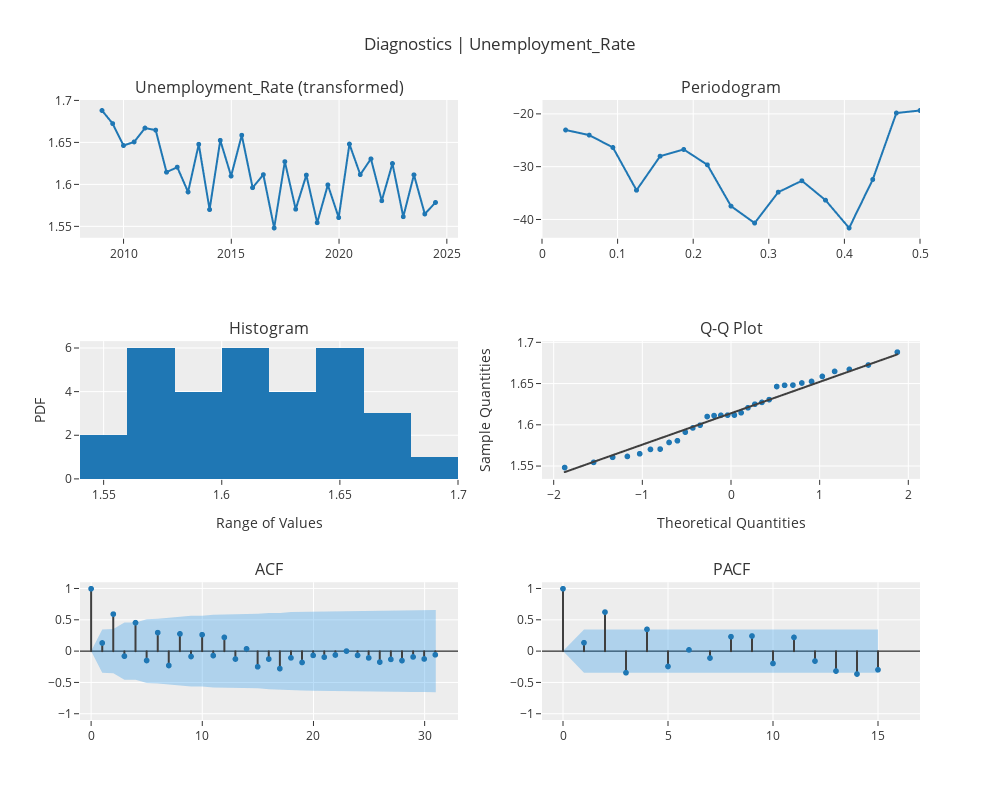

The notebook cell saved with this chart:
### Markdown cell above
diagnostics plot

### Code cell
exp.plot_model(plot="diagnostics", fig_kwargs={"height": 800, "width": 1000})

### Figure 1 — Plotly figure (JSON) as saved in the notebook; plotly's stock layout.template omitted (floating-point values rounded to 4 significant figures)
{"data": [{"line": {"color": "rgb(31, 119, 180)", "width": 2}, "marker": {"color": "rgb(31, 119, 180)", "size": 5}, "mode": "lines+markers", "name": "Unemployment_Rate (transformed)", "showlegend": false, "type": "scattergl", "x": ["2009-01-01T00:00:00", "2009-07-01T00:00:00", "2010-01-01T00:00:00", "2010-07-01T00:00:00", "2011-01-01T00:00:00", "2011-07-01T00:00:00", "2012-01-01T00:00:00", "2012-07-01T00:00:00", "2013-01-01T00:00:00", "2013-07-01T00:00:00", "2014-01-01T00:00:00", "2014-07-01T00:00:00", "2015-01-01T00:00:00", "2015-07-01T00:00:00", "2016-01-01T00:00:00", "2016-07-01T00:00:00", "2017-01-01T00:00:00", "2017-07-01T00:00:00", "2018-01-01T00:00:00", "2018-07-01T00:00:00", "2019-01-01T00:00:00", "2019-07-01T00:00:00", "2020-01-01T00:00:00", "2020-07-01T00:00:00", "2021-01-01T00:00:00", "2021-07-01T00:00:00", "2022-01-01T00:00:00", "2022-07-01T00:00:00", "2023-01-01T00:00:00", "2023-07-01T00:00:00", "2024-01-01T00:00:00", "2024-07-01T00:00:00"], "xaxis": "x", "y": [1.689, 1.673, 1.647, 1.651, 1.668, 1.665, 1.615, 1.621, 1.591, 1.648, 1.57, 1.653, 1.61, 1.659, 1.596, 1.612, 1.548, 1.628, 1.571, 1.611, 1.555, 1.6, 1.561, 1.649, 1.612, 1.631, 1.581, 1.625, 1.562, 1.612, 1.565, 1.579], "yaxis": "y"}, {"hoverinfo": "text", "hovertext": ["Freq: 0.0312<br>Ampl: -22.9693<br>Time period: 32.0", "Freq: 0.0625<br>Ampl: -23.9416<br>Time period: 16.0", "Freq: 0.0938<br>Ampl: -26.2856<br>Time period: 10.6667", "Freq: 0.125<br>Ampl: -34.4043<br>Time period: 8.0", "Freq: 0.1562<br>Ampl: -27.9433<br>Time period: 6.4", "Freq: 0.1875<br>Ampl: -26.6634<br>Time period: 5.3333", "Freq: 0.2188<br>Ampl: -29.5849<br>Time period: 4.5714", "Freq: 0.25<br>Ampl: -37.4174<br>Time period: 4.0", "Freq: 0.2812<br>Ampl: -40.6339<br>Time period: 3.5556", "Freq: 0.3125<br>Ampl: -34.7702<br>Time period: 3.2", "Freq: 0.3438<br>Ampl: -32.6057<br>Time period: 2.9091", "Freq: 0.375<br>Ampl: -36.2901<br>Time period: 2.6667", "Freq: 0.4062<br>Ampl: -41.5713<br>Time period: 2.4615", "Freq: 0.4375<br>Ampl: -32.3677<br>Time period: 2.2857", "Freq: 0.4688<br>Ampl: -19.7492<br>Time period: 2.1333", "Freq: 0.5<br>Ampl: -19.2687<br>Time period: 2.0"], "line": {"color": "#1f77b4", "width": 2}, "marker": {"size": 5}, "mode": "lines+markers", "name": "Unemployment_Rate (transformed)", "showlegend": false, "type": "scattergl", "x": [0.03125, 0.0625, 0.09375, 0.125, 0.1562, 0.1875, 0.2188, 0.25, 0.2812, 0.3125, 0.3438, 0.375, 0.4062, 0.4375, 0.4688, 0.5], "xaxis": "x2", "y": [-22.97, -23.94, -26.29, -34.4, -27.94, -26.66, -29.58, -37.42, -40.63, -34.77, -32.61, -36.29, -41.57, -32.37, -19.75, -19.27], "yaxis": "y2"}, {"alignmentgroup": "True", "bingroup": "x", "hovertemplate": "variable=Unemployment_Rate (transformed)<br>value=%{x}<br>count=%{y}<extra></extra>", "legendgroup": "Unemployment_Rate (transformed)", "marker": {"color": "#1f77b4", "pattern": {"shape": ""}}, "name": "Unemployment_Rate (transformed)", "offsetgroup": "Unemployment_Rate (transformed)", "orientation": "v", "showlegend": false, "type": "histogram", "x": [1.689, 1.673, 1.647, 1.651, 1.668, 1.665, 1.615, 1.621, 1.591, 1.648, 1.57, 1.653, 1.61, 1.659, 1.596, 1.612, 1.548, 1.628, 1.571, 1.611, 1.555, 1.6, 1.561, 1.649, 1.612, 1.631, 1.581, 1.625, 1.562, 1.612, 1.565, 1.579], "xaxis": "x3", "yaxis": "y3"}, {"marker": {"color": "#1f77b4"}, "mode": "markers", "name": "Unemployment_Rate (transformed)", "showlegend": false, "type": "scattergl", "x": [-1.876, -1.55, -1.335, -1.169, -1.03, -0.9085, -0.7991, -0.6985, -0.6046, -0.5157, -0.4307, -0.3488, -0.2691, -0.1911, -0.1142, -0.03799, 0.03799, 0.1142, 0.1911, 0.2691, 0.3488, 0.4307, 0.5157, 0.6046, 0.6985, 0.7991, 0.9085, 1.03, 1.169, 1.335, 1.55, 1.876], "xaxis": "x4", "y": [1.548, 1.555, 1.561, 1.562, 1.565, 1.57, 1.571, 1.579, 1.581, 1.591, 1.596, 1.6, 1.61, 1.611, 1.612, 1.612, 1.612, 1.615, 1.621, 1.625, 1.628, 1.631, 1.647, 1.648, 1.649, 1.651, 1.653, 1.659, 1.665, 1.668, 1.673, 1.689], "yaxis": "y4"}, {"line": {"color": "#3f3f3f"}, "mode": "lines", "name": "Unemployment_Rate (transformed)", "showlegend": false, "type": "scattergl", "x": [-1.876, -1.55, -1.335, -1.169, -1.03, -0.9085, -0.7991, -0.6985, -0.6046, -0.5157, -0.4307, -0.3488, -0.2691, -0.1911, -0.1142, -0.03799, 0.03799, 0.1142, 0.1911, 0.2691, 0.3488, 0.4307, 0.5157, 0.6046, 0.6985, 0.7991, 0.9085, 1.03, 1.169, 1.335, 1.55, 1.876], "xaxis": "x4", "y": [1.543, 1.555, 1.563, 1.57, 1.575, 1.58, 1.584, 1.588, 1.591, 1.595, 1.598, 1.601, 1.604, 1.607, 1.61, 1.613, 1.616, 1.619, 1.622, 1.625, 1.628, 1.631, 1.634, 1.637, 1.641, 1.645, 1.649, 1.654, 1.659, 1.665, 1.673, 1.686], "yaxis": "y4"}, {"line": {"color": "#3f3f3f"}, "mode": "lines", "name": "ACF", "showlegend": false, "type": "scattergl", "x": [0, 0], "xaxis": "x5", "y": [0, 1], "yaxis": "y5"}, {"line": {"color": "#3f3f3f"}, "mode": "lines", "name": "ACF", "showlegend": false, "type": "scattergl", "x": [1, 1], "xaxis": "x5", "y": [0, 0.1323], "yaxis": "y5"}, {"line": {"color": "#3f3f3f"}, "mode": "lines", "name": "ACF", "showlegend": false, "type": "scattergl", "x": [2, 2], "xaxis": "x5", "y": [0, 0.5938], "yaxis": "y5"}, {"line": {"color": "#3f3f3f"}, "mode": "lines", "name": "ACF", "showlegend": false, "type": "scattergl", "x": [3, 3], "xaxis": "x5", "y": [0, -0.07866], "yaxis": "y5"}, {"line": {"color": "#3f3f3f"}, "mode": "lines", "name": "ACF", "showlegend": false, "type": "scattergl", "x": [4, 4], "xaxis": "x5", "y": [0, 0.4571], "yaxis": "y5"}, {"line": {"color": "#3f3f3f"}, "mode": "lines", "name": "ACF", "showlegend": false, "type": "scattergl", "x": [5, 5], "xaxis": "x5", "y": [0, -0.1481], "yaxis": "y5"}, {"line": {"color": "#3f3f3f"}, "mode": "lines", "name": "ACF", "showlegend": false, "type": "scattergl", "x": [6, 6], "xaxis": "x5", "y": [0, 0.298], "yaxis": "y5"}, {"line": {"color": "#3f3f3f"}, "mode": "lines", "name": "ACF", "showlegend": false, "type": "scattergl", "x": [7, 7], "xaxis": "x5", "y": [0, -0.2282], "yaxis": "y5"}, {"line": {"color": "#3f3f3f"}, "mode": "lines", "name": "ACF", "showlegend": false, "type": "scattergl", "x": [8, 8], "xaxis": "x5", "y": [0, 0.278], "yaxis": "y5"}, {"line": {"color": "#3f3f3f"}, "mode": "lines", "name": "ACF", "showlegend": false, "type": "scattergl", "x": [9, 9], "xaxis": "x5", "y": [0, -0.08416], "yaxis": "y5"}, {"line": {"color": "#3f3f3f"}, "mode": "lines", "name": "ACF", "showlegend": false, "type": "scattergl", "x": [10, 10], "xaxis": "x5", "y": [0, 0.2647], "yaxis": "y5"}, {"line": {"color": "#3f3f3f"}, "mode": "lines", "name": "ACF", "showlegend": false, "type": "scattergl", "x": [11, 11], "xaxis": "x5", "y": [0, -0.06929], "yaxis": "y5"}, {"line": {"color": "#3f3f3f"}, "mode": "lines", "name": "ACF", "showlegend": false, "type": "scattergl", "x": [12, 12], "xaxis": "x5", "y": [0, 0.222], "yaxis": "y5"}, {"line": {"color": "#3f3f3f"}, "mode": "lines", "name": "ACF", "showlegend": false, "type": "scattergl", "x": [13, 13], "xaxis": "x5", "y": [0, -0.1244], "yaxis": "y5"}, {"line": {"color": "#3f3f3f"}, "mode": "lines", "name": "ACF", "showlegend": false, "type": "scattergl", "x": [14, 14], "xaxis": "x5", "y": [0, 0.03784], "yaxis": "y5"}, {"line": {"color": "#3f3f3f"}, "mode": "lines", "name": "ACF", "showlegend": false, "type": "scattergl", "x": [15, 15], "xaxis": "x5", "y": [0, -0.2481], "yaxis": "y5"}, {"line": {"color": "#3f3f3f"}, "mode": "lines", "name": "ACF", "showlegend": false, "type": "scattergl", "x": [16, 16], "xaxis": "x5", "y": [0, -0.1249], "yaxis": "y5"}, {"line": {"color": "#3f3f3f"}, "mode": "lines", "name": "ACF", "showlegend": false, "type": "scattergl", "x": [17, 17], "xaxis": "x5", "y": [0, -0.2782], "yaxis": "y5"}, {"line": {"color": "#3f3f3f"}, "mode": "lines", "name": "ACF", "showlegend": false, "type": "scattergl", "x": [18, 18], "xaxis": "x5", "y": [0, -0.1059], "yaxis": "y5"}, {"line": {"color": "#3f3f3f"}, "mode": "lines", "name": "ACF", "showlegend": false, "type": "scattergl", "x": [19, 19], "xaxis": "x5", "y": [0, -0.1793], "yaxis": "y5"}, {"line": {"color": "#3f3f3f"}, "mode": "lines", "name": "ACF", "showlegend": false, "type": "scattergl", "x": [20, 20], "xaxis": "x5", "y": [0, -0.06621], "yaxis": "y5"}, {"line": {"color": "#3f3f3f"}, "mode": "lines", "name": "ACF", "showlegend": false, "type": "scattergl", "x": [21, 21], "xaxis": "x5", "y": [0, -0.09467], "yaxis": "y5"}, {"line": {"color": "#3f3f3f"}, "mode": "lines", "name": "ACF", "showlegend": false, "type": "scattergl", "x": [22, 22], "xaxis": "x5", "y": [0, -0.05981], "yaxis": "y5"}, {"line": {"color": "#3f3f3f"}, "mode": "lines", "name": "ACF", "showlegend": false, "type": "scattergl", "x": [23, 23], "xaxis": "x5", "y": [0, 0.002713], "yaxis": "y5"}, {"line": {"color": "#3f3f3f"}, "mode": "lines", "name": "ACF", "showlegend": false, "type": "scattergl", "x": [24, 24], "xaxis": "x5", "y": [0, -0.06596], "yaxis": "y5"}, {"line": {"color": "#3f3f3f"}, "mode": "lines", "name": "ACF", "showlegend": false, "type": "scattergl", "x": [25, 25], "xaxis": "x5", "y": [0, -0.1067], "yaxis": "y5"}, {"line": {"color": "#3f3f3f"}, "mode": "lines", "name": "ACF", "showlegend": false, "type": "scattergl", "x": [26, 26], "xaxis": "x5", "y": [0, -0.1735], "yaxis": "y5"}, {"line": {"color": "#3f3f3f"}, "mode": "lines", "name": "ACF", "showlegend": false, "type": "scattergl", "x": [27, 27], "xaxis": "x5", "y": [0, -0.1301], "yaxis": "y5"}, {"line": {"color": "#3f3f3f"}, "mode": "lines", "name": "ACF", "showlegend": false, "type": "scattergl", "x": [28, 28], "xaxis": "x5", "y": [0, -0.1495], "yaxis": "y5"}, {"line": {"color": "#3f3f3f"}, "mode": "lines", "name": "ACF", "showlegend": false, "type": "scattergl", "x": [29, 29], "xaxis": "x5", "y": [0, -0.09088], "yaxis": "y5"}, {"line": {"color": "#3f3f3f"}, "mode": "lines", "name": "ACF", "showlegend": false, "type": "scattergl", "x": [30, 30], "xaxis": "x5", "y": [0, -0.1234], "yaxis": "y5"}, {"line": {"color": "#3f3f3f"}, "mode": "lines", "name": "ACF", "showlegend": false, "type": "scattergl", "x": [31, 31], "xaxis": "x5", "y": [0, -0.05671], "yaxis": "y5"}, {"marker": {"color": "#1f77b4", "size": 6}, "mode": "markers", "name": "ACF", "showlegend": false, "type": "scattergl", "x": [0, 1, 2, 3, 4, 5, 6, 7, 8, 9, 10, 11, 12, 13, 14, 15, 16, 17, 18, 19, 20, 21, 22, 23, 24, 25, 26, 27, 28, 29, 30, 31], "xaxis": "x5", "y": [1, 0.1323, 0.5938, -0.07866, 0.4571, -0.1481, 0.298, -0.2282, 0.278, -0.08416, 0.2647, -0.06929, 0.222, -0.1244, 0.03784, -0.2481, -0.1249, -0.2782, -0.1059, -0.1793, -0.06621, -0.09467, -0.05981, 0.002713, -0.06596, -0.1067, -0.1735, -0.1301, -0.1495, -0.09088, -0.1234, -0.05671], "yaxis": "y5"}, {"line": {"color": "rgba(255,255,255,0)"}, "mode": "lines", "name": "UC", "showlegend": false, "type": "scatter", "x": [0, 1, 2, 3, 4, 5, 6, 7, 8, 9, 10, 11, 12, 13, 14, 15, 16, 17, 18, 19, 20, 21, 22, 23, 24, 25, 26, 27, 28, 29, 30, 31], "xaxis": "x5", "y": [0, 0.3465, 0.3525, 0.4571, 0.4587, 0.5105, 0.5156, 0.5359, 0.5474, 0.5641, 0.5656, 0.5803, 0.5813, 0.5914, 0.5945, 0.5948, 0.6071, 0.6102, 0.6252, 0.6274, 0.6335, 0.6343, 0.636, 0.6367, 0.6367, 0.6375, 0.6396, 0.6453, 0.6484, 0.6525, 0.654, 0.6568], "yaxis": "y5"}, {"fill": "tonexty", "fillcolor": "rgba(32, 146, 230,0.3)", "line": {"color": "rgba(255,255,255,0)"}, "mode": "lines", "name": "LC", "showlegend": false, "type": "scatter", "x": [0, 1, 2, 3, 4, 5, 6, 7, 8, 9, 10, 11, 12, 13, 14, 15, 16, 17, 18, 19, 20, 21, 22, 23, 24, 25, 26, 27, 28, 29, 30, 31], "xaxis": "x5", "y": [0, -0.3465, -0.3525, -0.4571, -0.4587, -0.5105, -0.5156, -0.5359, -0.5474, -0.5641, -0.5656, -0.5803, -0.5813, -0.5914, -0.5945, -0.5948, -0.6071, -0.6102, -0.6252, -0.6274, -0.6335, -0.6343, -0.636, -0.6367, -0.6367, -0.6375, -0.6396, -0.6453, -0.6484, -0.6525, -0.654, -0.6568], "yaxis": "y5"}, {"line": {"color": "#3f3f3f"}, "mode": "lines", "name": "PACF", "showlegend": false, "type": "scattergl", "x": [0, 0], "xaxis": "x6", "y": [0, 1], "yaxis": "y6"}, {"line": {"color": "#3f3f3f"}, "mode": "lines", "name": "PACF", "showlegend": false, "type": "scattergl", "x": [1, 1], "xaxis": "x6", "y": [0, 0.1366], "yaxis": "y6"}, {"line": {"color": "#3f3f3f"}, "mode": "lines", "name": "PACF", "showlegend": false, "type": "scattergl", "x": [2, 2], "xaxis": "x6", "y": [0, 0.6265], "yaxis": "y6"}, {"line": {"color": "#3f3f3f"}, "mode": "lines", "name": "PACF", "showlegend": false, "type": "scattergl", "x": [3, 3], "xaxis": "x6", "y": [0, -0.3433], "yaxis": "y6"}, {"line": {"color": "#3f3f3f"}, "mode": "lines", "name": "PACF", "showlegend": false, "type": "scattergl", "x": [4, 4], "xaxis": "x6", "y": [0, 0.3507], "yaxis": "y6"}, {"line": {"color": "#3f3f3f"}, "mode": "lines", "name": "PACF", "showlegend": false, "type": "scattergl", "x": [5, 5], "xaxis": "x6", "y": [0, -0.2437], "yaxis": "y6"}, {"line": {"color": "#3f3f3f"}, "mode": "lines", "name": "PACF", "showlegend": false, "type": "scattergl", "x": [6, 6], "xaxis": "x6", "y": [0, 0.02126], "yaxis": "y6"}, {"line": {"color": "#3f3f3f"}, "mode": "lines", "name": "PACF", "showlegend": false, "type": "scattergl", "x": [7, 7], "xaxis": "x6", "y": [0, -0.1084], "yaxis": "y6"}, {"line": {"color": "#3f3f3f"}, "mode": "lines", "name": "PACF", "showlegend": false, "type": "scattergl", "x": [8, 8], "xaxis": "x6", "y": [0, 0.2329], "yaxis": "y6"}, {"line": {"color": "#3f3f3f"}, "mode": "lines", "name": "PACF", "showlegend": false, "type": "scattergl", "x": [9, 9], "xaxis": "x6", "y": [0, 0.244], "yaxis": "y6"}, {"line": {"color": "#3f3f3f"}, "mode": "lines", "name": "PACF", "showlegend": false, "type": "scattergl", "x": [10, 10], "xaxis": "x6", "y": [0, -0.1956], "yaxis": "y6"}, {"line": {"color": "#3f3f3f"}, "mode": "lines", "name": "PACF", "showlegend": false, "type": "scattergl", "x": [11, 11], "xaxis": "x6", "y": [0, 0.2217], "yaxis": "y6"}, {"line": {"color": "#3f3f3f"}, "mode": "lines", "name": "PACF", "showlegend": false, "type": "scattergl", "x": [12, 12], "xaxis": "x6", "y": [0, -0.1569], "yaxis": "y6"}, {"line": {"color": "#3f3f3f"}, "mode": "lines", "name": "PACF", "showlegend": false, "type": "scattergl", "x": [13, 13], "xaxis": "x6", "y": [0, -0.3168], "yaxis": "y6"}, {"line": {"color": "#3f3f3f"}, "mode": "lines", "name": "PACF", "showlegend": false, "type": "scattergl", "x": [14, 14], "xaxis": "x6", "y": [0, -0.3645], "yaxis": "y6"}, {"line": {"color": "#3f3f3f"}, "mode": "lines", "name": "PACF", "showlegend": false, "type": "scattergl", "x": [15, 15], "xaxis": "x6", "y": [0, -0.2963], "yaxis": "y6"}, {"marker": {"color": "#1f77b4", "size": 6}, "mode": "markers", "name": "PACF", "showlegend": false, "type": "scattergl", "x": [0, 1, 2, 3, 4, 5, 6, 7, 8, 9, 10, 11, 12, 13, 14, 15], "xaxis": "x6", "y": [1, 0.1366, 0.6265, -0.3433, 0.3507, -0.2437, 0.02126, -0.1084, 0.2329, 0.244, -0.1956, 0.2217, -0.1569, -0.3168, -0.3645, -0.2963], "yaxis": "y6"}, {"line": {"color": "rgba(255,255,255,0)"}, "mode": "lines", "name": "UC", "showlegend": false, "type": "scatter", "x": [0, 1, 2, 3, 4, 5, 6, 7, 8, 9, 10, 11, 12, 13, 14, 15], "xaxis": "x6", "y": [0, 0.3465, 0.3465, 0.3465, 0.3465, 0.3465, 0.3465, 0.3465, 0.3465, 0.3465, 0.3465, 0.3465, 0.3465, 0.3465, 0.3465, 0.3465], "yaxis": "y6"}, {"fill": "tonexty", "fillcolor": "rgba(32, 146, 230,0.3)", "line": {"color": "rgba(255,255,255,0)"}, "mode": "lines", "name": "LC", "showlegend": false, "type": "scatter", "x": [0, 1, 2, 3, 4, 5, 6, 7, 8, 9, 10, 11, 12, 13, 14, 15], "xaxis": "x6", "y": [0, -0.3465, -0.3465, -0.3465, -0.3465, -0.3465, -0.3465, -0.3465, -0.3465, -0.3465, -0.3465, -0.3465, -0.3465, -0.3465, -0.3465, -0.3465], "yaxis": "y6"}], "layout": {"annotations": [{"font": {"size": 16}, "showarrow": false, "text": "Unemployment_Rate (transformed)", "x": 0.225, "xanchor": "center", "xref": "paper", "y": 1, "yanchor": "bottom", "yref": "paper"}, {"font": {"size": 16}, "showarrow": false, "text": "Periodogram", "x": 0.775, "xanchor": "center", "xref": "paper", "y": 1, "yanchor": "bottom", "yref": "paper"}, {"font": {"size": 16}, "showarrow": false, "text": "Histogram", "x": 0.225, "xanchor": "center", "xref": "paper", "y": 0.6111, "yanchor": "bottom", "yref": "paper"}, {"font": {"size": 16}, "showarrow": false, "text": "Q-Q Plot", "x": 0.775, "xanchor": "center", "xref": "paper", "y": 0.6111, "yanchor": "bottom", "yref": "paper"}, {"font": {"size": 16}, "showarrow": false, "text": "ACF", "x": 0.225, "xanchor": "center", "xref": "paper", "y": 0.2222, "yanchor": "bottom", "yref": "paper"}, {"font": {"size": 16}, "showarrow": false, "text": "PACF", "x": 0.775, "xanchor": "center", "xref": "paper", "y": 0.2222, "yanchor": "bottom", "yref": "paper"}], "autosize": false, "height": 800, "showlegend": false, "title": {"text": "Diagnostics | Unemployment_Rate"}, "width": 1000, "xaxis": {"anchor": "y", "domain": [0, 0.45]}, "xaxis2": {"anchor": "y2", "domain": [0.55, 1], "range": [0, 0.5]}, "xaxis3": {"anchor": "y3", "domain": [0, 0.45], "title": {"text": "Range of Values"}}, "xaxis4": {"anchor": "y4", "domain": [0.55, 1], "title": {"text": "Theoretical Quantities"}}, "xaxis5": {"anchor": "y5", "domain": [0, 0.45], "range": [-1, 33]}, "xaxis6": {"anchor": "y6", "domain": [0.55, 1], "range": [-1, 17]}, "yaxis": {"anchor": "x", "domain": [0.7778, 1]}, "yaxis2": {"anchor": "x2", "domain": [0.7778, 1]}, "yaxis3": {"anchor": "x3", "domain": [0.3889, 0.6111], "title": {"text": "PDF"}}, "yaxis4": {"anchor": "x4", "domain": [0.3889, 0.6111], "title": {"text": "Sample Quantities"}}, "yaxis5": {"anchor": "x5", "domain": [0, 0.2222], "range": [-1.1, 1.1], "zerolinecolor": "#000000"}, "yaxis6": {"anchor": "x6", "domain": [0, 0.2222], "range": [-1.1, 1.1], "zerolinecolor": "#000000"}}}
